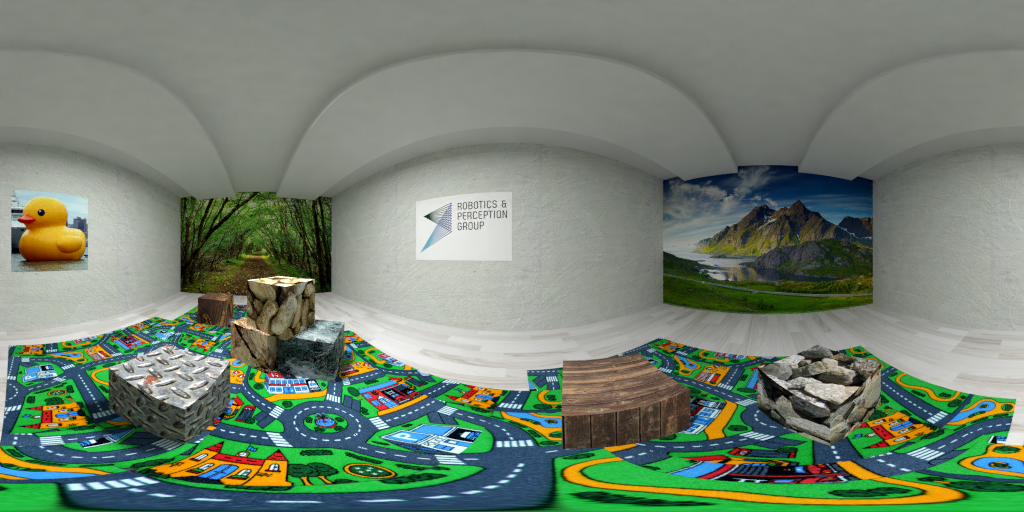
#> input picture test/O.png, 1024 x 512 px, found by its file name
$ python eqr_to_dualfisheyes.py
#> lines starting #> are read from the running program, lines starting #| are printed output that depends on the picture
import sys
import os
import cv2
import numpy as np
import argparse
import image_resize


def eqr2dualfisheye(path="./data/test_farm/0/O.png", output_size=(1024, 512)):
#> called with path = './data/test_farm/0/O.png', output_size = (1024, 512)
    img_eqr = cv2.imread(path)
#> img_eqr is the input picture: shape (512, 1024, 3); mean B, G, R 111.8, 128.5, 114.6
    img_eqr = cv2.resize(img_eqr, output_size)
    h_img_eqr, w_img_eqr = img_eqr.shape[:2]
#> h_img_eqr = 512; w_img_eqr = 1024
    h_img_Dfish, w_img_Dfish = img_eqr.shape[:2]
#> h_img_Dfish = 512; w_img_Dfish = 1024
    f = h_img_eqr / np.pi
#> f = 163

    Oy_img_fish = h_img_eqr // 2
#> Oy_img_fish = 256
    lOx_img_fish = w_img_eqr // 4
#> lOx_img_fish = 256
    rOx_img_fish = w_img_eqr * 3 // 4
#> rOx_img_fish = 768
    boundaryx_img_Dfish = w_img_eqr * 2 // 4
#> boundaryx_img_Dfish = 512

    w_map_Dfish, h_map_Dfish = np.meshgrid(range(w_img_Dfish), range(h_img_Dfish))

    y_map_fish = h_img_Dfish - h_map_Dfish - Oy_img_fish
    x_map_fish = np.zeros((h_img_Dfish, w_img_Dfish))
    x_map_fish[:, :boundaryx_img_Dfish] = w_map_Dfish[:, :boundaryx_img_Dfish] - lOx_img_fish
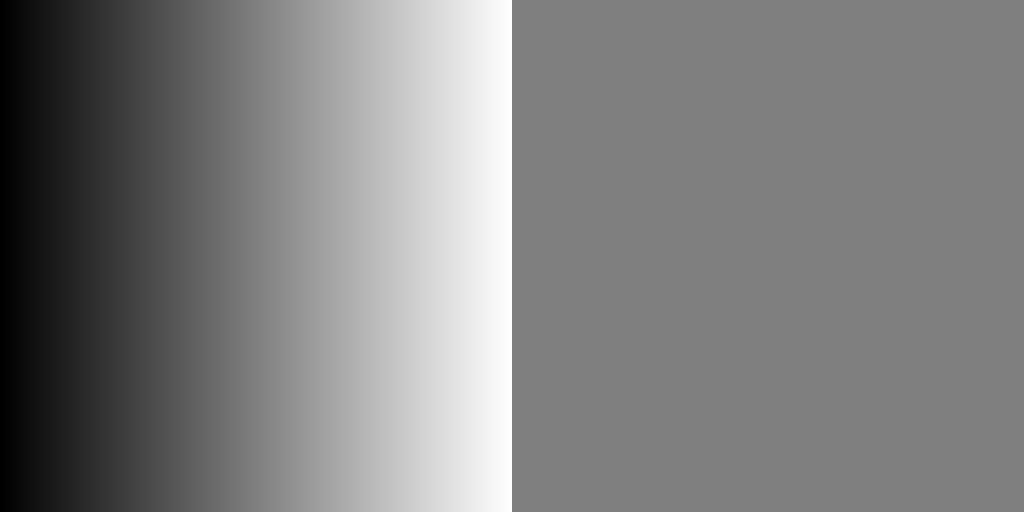
#> x_map_fish: shape (512, 1024) float64; min -256, max 255, mean -0.2; drawn with min black and max white
    x_map_fish[:, boundaryx_img_Dfish:] = w_map_Dfish[:, boundaryx_img_Dfish:] - rOx_img_fish
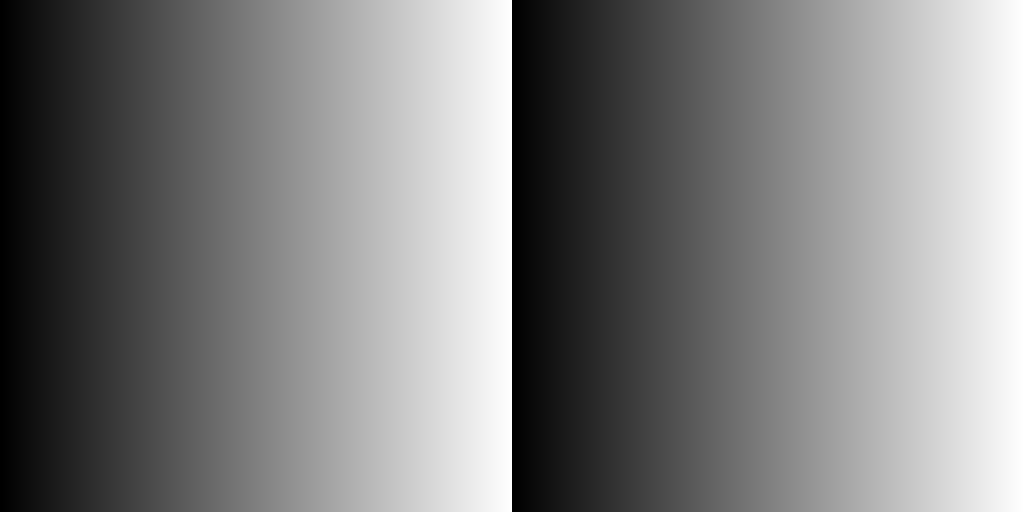
#> x_map_fish: shape (512, 1024) float64; min -256, max 255, mean -0.5; drawn with min black and max white

    theta_map_fish = np.sqrt(x_map_fish**2 + y_map_fish**2) / f
    theta_map_fish[:, boundaryx_img_Dfish:] = np.pi - theta_map_fish[:, boundaryx_img_Dfish:]
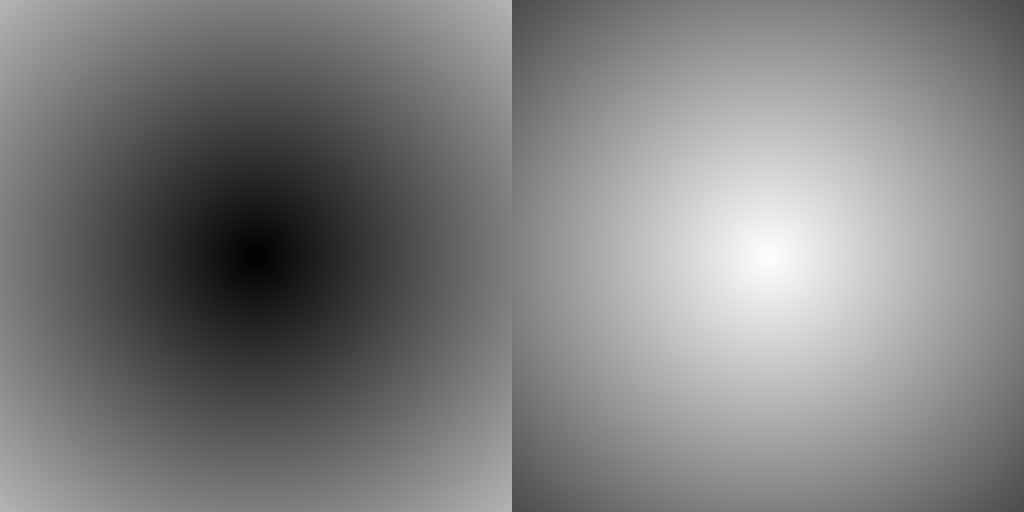
#> theta_map_fish: shape (512, 1024) float64; min 0, max 3.14, mean 1.57; drawn with min black and max white
    phi_map_fish = np.zeros((h_img_Dfish, w_img_Dfish))
    phi_map_fish[:, :boundaryx_img_Dfish] = np.arctan2(y_map_fish[:, :boundaryx_img_Dfish], x_map_fish[:,:boundaryx_img_Dfish])
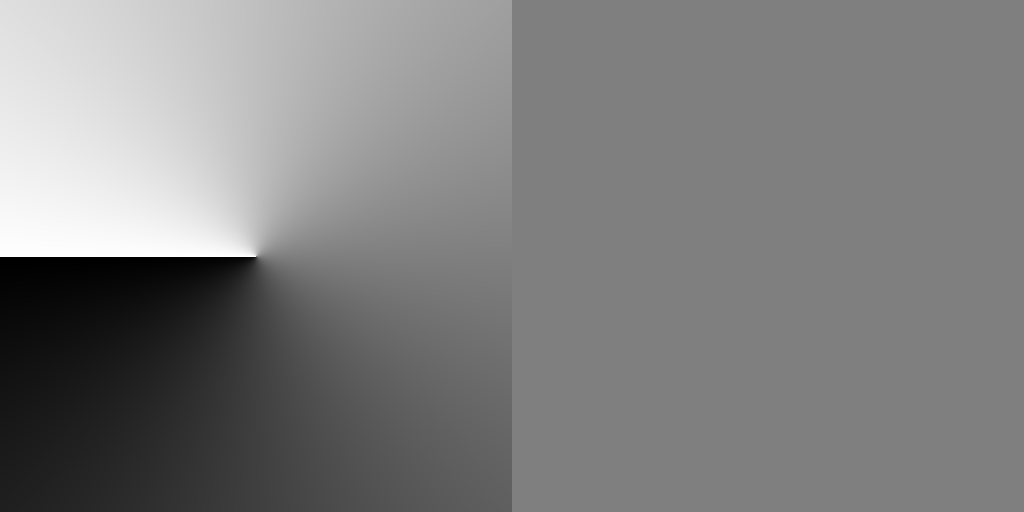
#> phi_map_fish: shape (512, 1024) float64; min -3.14, max 3.14, mean 0.00307; drawn with min black and max white
    phi_map_fish[:, boundaryx_img_Dfish:] = np.arctan2(y_map_fish[:, boundaryx_img_Dfish:], - x_map_fish[:,boundaryx_img_Dfish:])
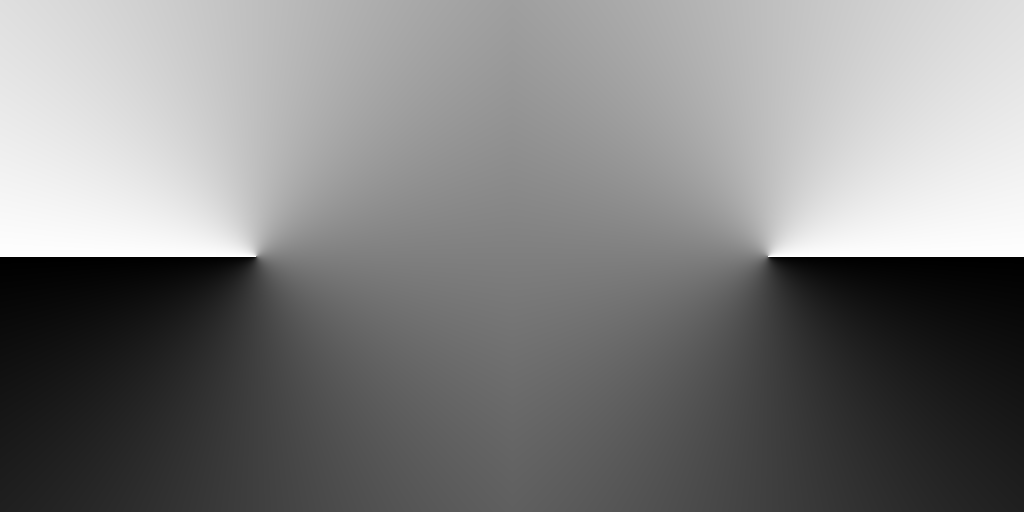
#> phi_map_fish: shape (512, 1024) float64; min -3.14, max 3.14, mean 0.00614; drawn with min black and max white
    phi_map_fish = phi_map_fish % (2 * np.pi)

    y_map_eqr = f * (np.arctan2(-np.sin(theta_map_fish) * np.cos(phi_map_fish), -np.cos(theta_map_fish)) % (2 * np.pi))
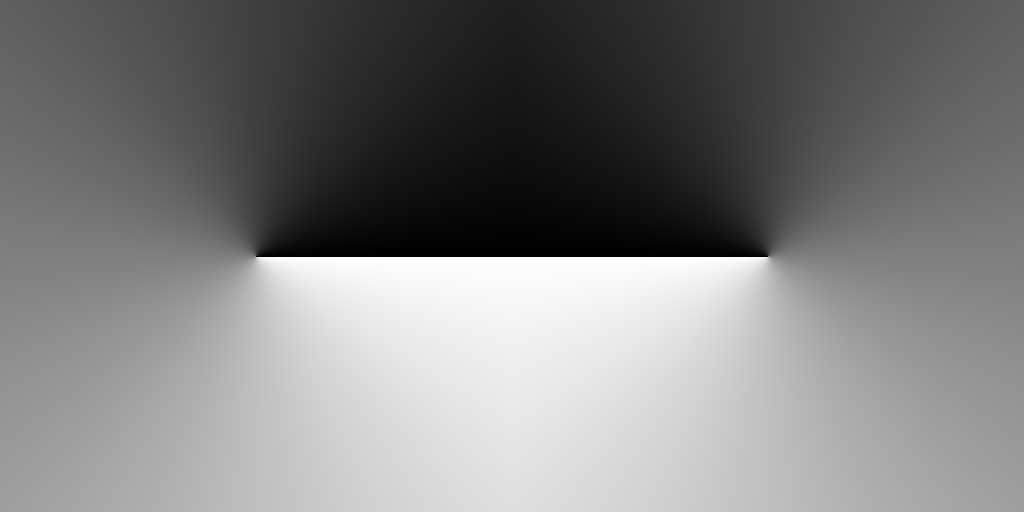
#> phi_map_fish: shape (512, 1024) float64; min 0, max 6.28, mean 3.14; drawn with min black and max white
    x_map_eqr = f * np.arccos(np.sin(theta_map_fish) * np.sin(phi_map_fish))

    y_map_fisheye2eqr = y_map_eqr.astype('float32')
    x_map_fisheye2eqr = x_map_eqr.astype('float32')

    dual_fisheye_image = cv2.remap(img_eqr, y_map_fisheye2eqr, x_map_fisheye2eqr, cv2.INTER_CUBIC, borderMode=cv2.BORDER_WRAP)
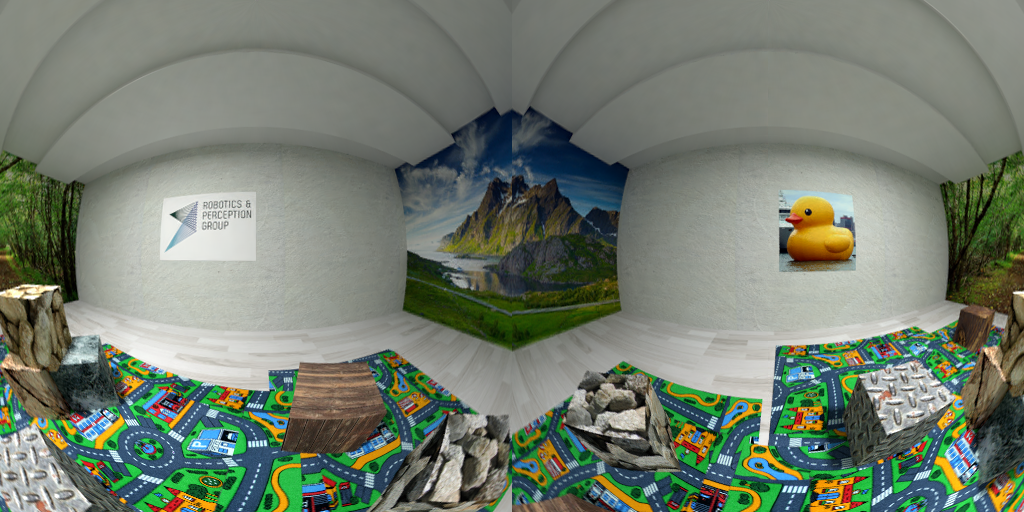
#> dual_fisheye_image: shape (512, 1024, 3); mean B, G, R 110.6, 124.8, 115.1

    return dual_fisheye_image


def main():
    parser = argparse.ArgumentParser(description = 'Tangent Plane')
    parser.add_argument('--path', default = "./data/test_farm/0/O.png")
    args = parser.parse_args()

    # [7 lines of commented-out code are left out]
    dual_fisheye_image = eqr2dualfisheye(args.path)
    ###
    cv2.imshow('Dual Fisheye Image', dual_fisheye_image)
    cv2.waitKey(0)
    cv2.destroyAllWindows()

if __name__ == '__main__':
    main()

$ run again, with test/cubemap.png copied over test/O.png
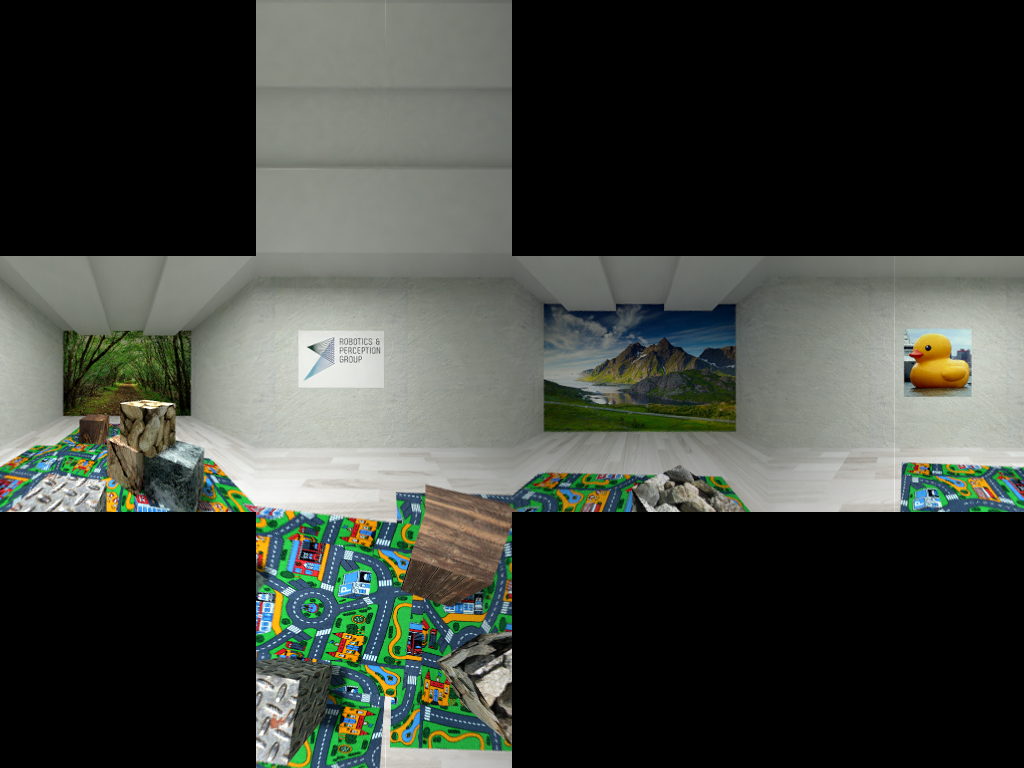
#> input picture test/cubemap.png, 1024 x 768 px, found by its file name
#> in eqr2dualfisheye, img_eqr is the input picture: shape (768, 1024, 3); mean B, G, R 59.4, 65.9, 61.6
#> in eqr2dualfisheye, `img_eqr = cv2.resize(img_eqr, output_size)`:
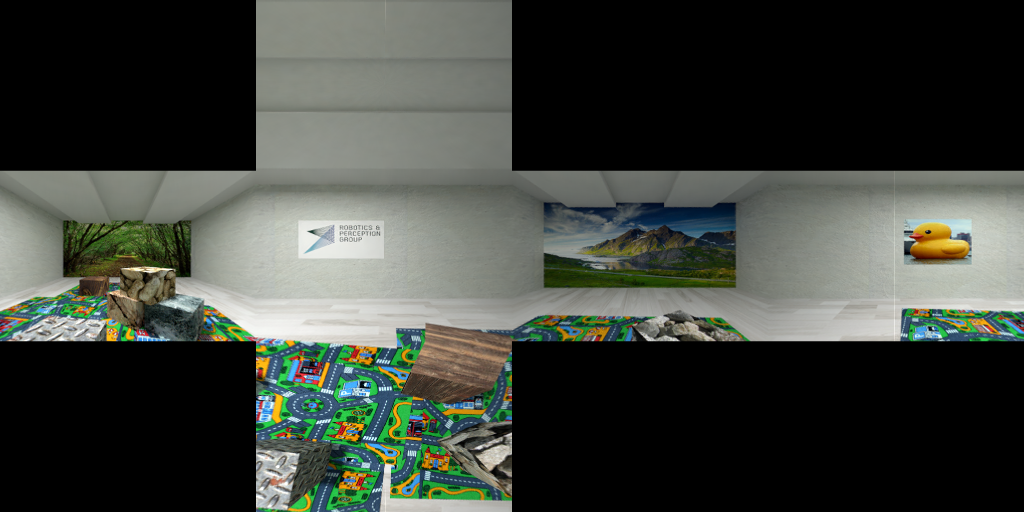
#> img_eqr: shape (512, 1024, 3); mean B, G, R 59.4, 66, 61.6
#> in eqr2dualfisheye, `dual_fisheye_image = cv2.remap(img_eqr, y_map_fisheye2eqr, x_map_fishe..`:
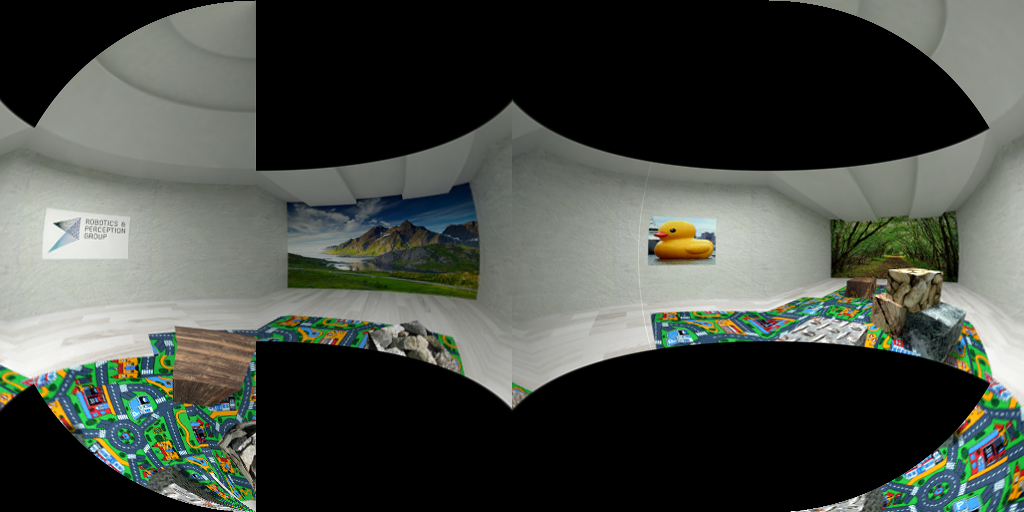
#> dual_fisheye_image: shape (512, 1024, 3); mean B, G, R 67.5, 74.3, 69.6

$ run again, with test/aaa.jpg saved as test/O.png
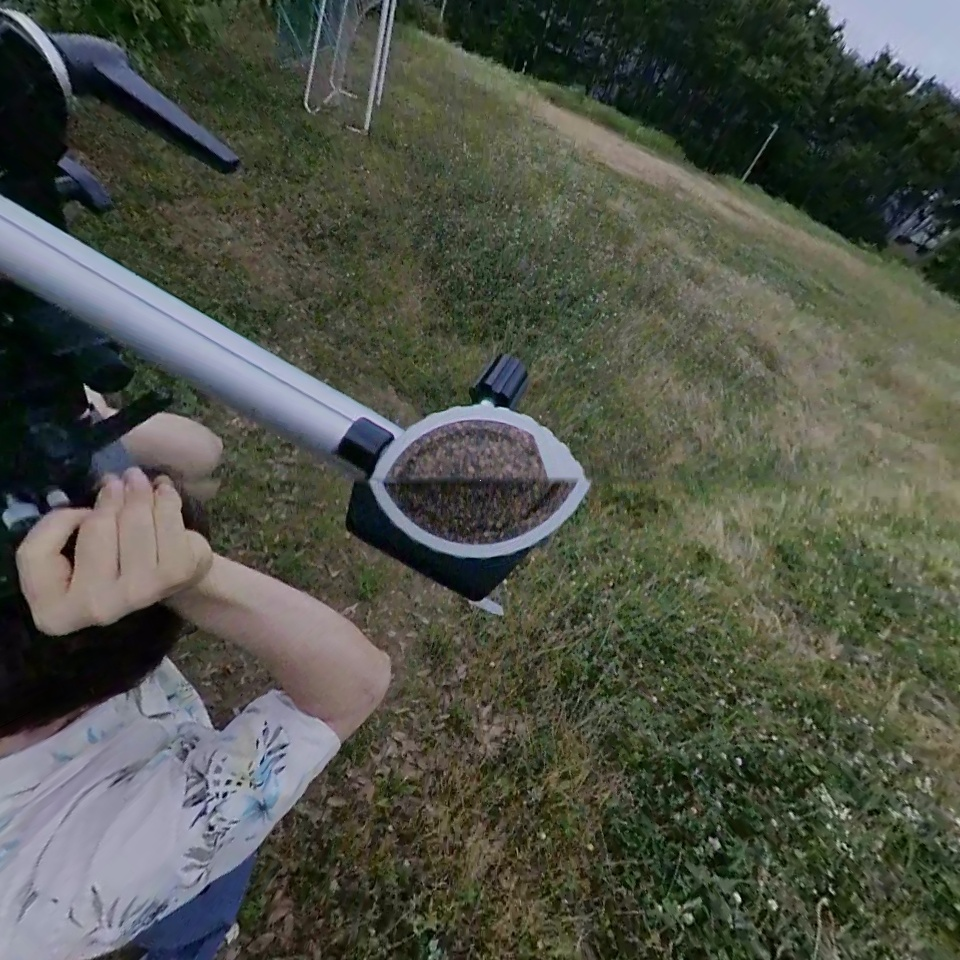
#> input picture test/aaa.jpg, 960 x 960 px, found by its file name
#> in eqr2dualfisheye, img_eqr is the input picture: shape (960, 960, 3); mean B, G, R 71.6, 82.4, 78.7
#> in eqr2dualfisheye, `img_eqr = cv2.resize(img_eqr, output_size)`:
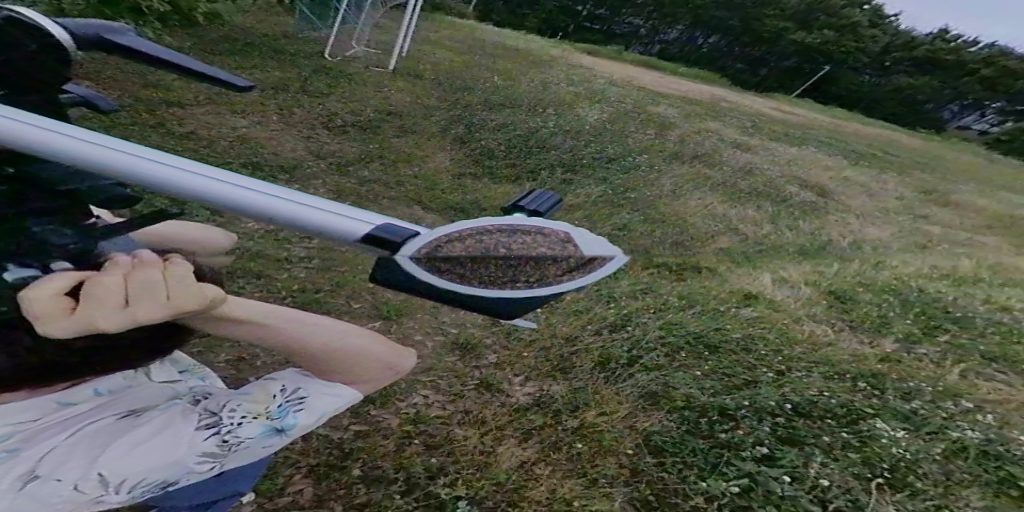
#> img_eqr: shape (512, 1024, 3); mean B, G, R 71.5, 82.3, 78.6
#> in eqr2dualfisheye, `dual_fisheye_image = cv2.remap(img_eqr, y_map_fisheye2eqr, x_map_fishe..`:
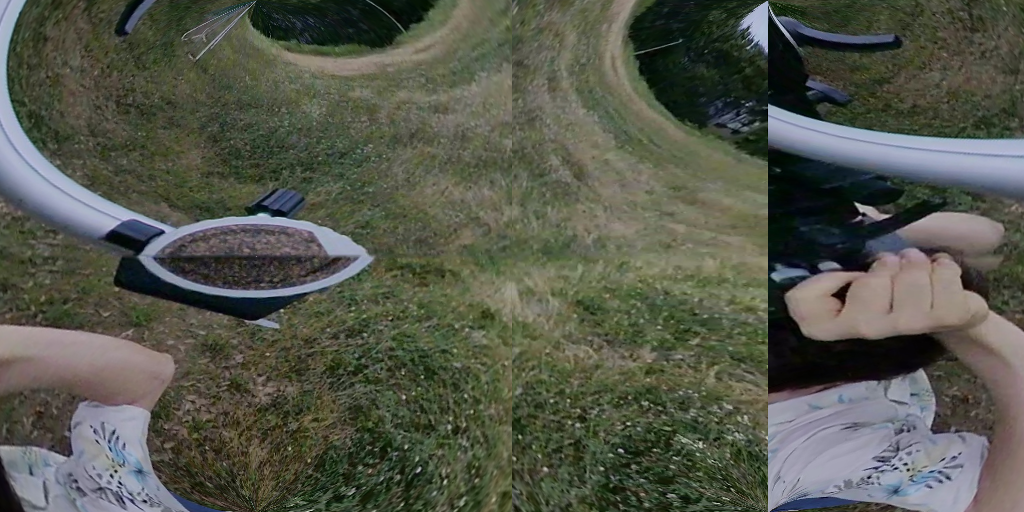
#> dual_fisheye_image: shape (512, 1024, 3); mean B, G, R 75.4, 86.9, 84.2
